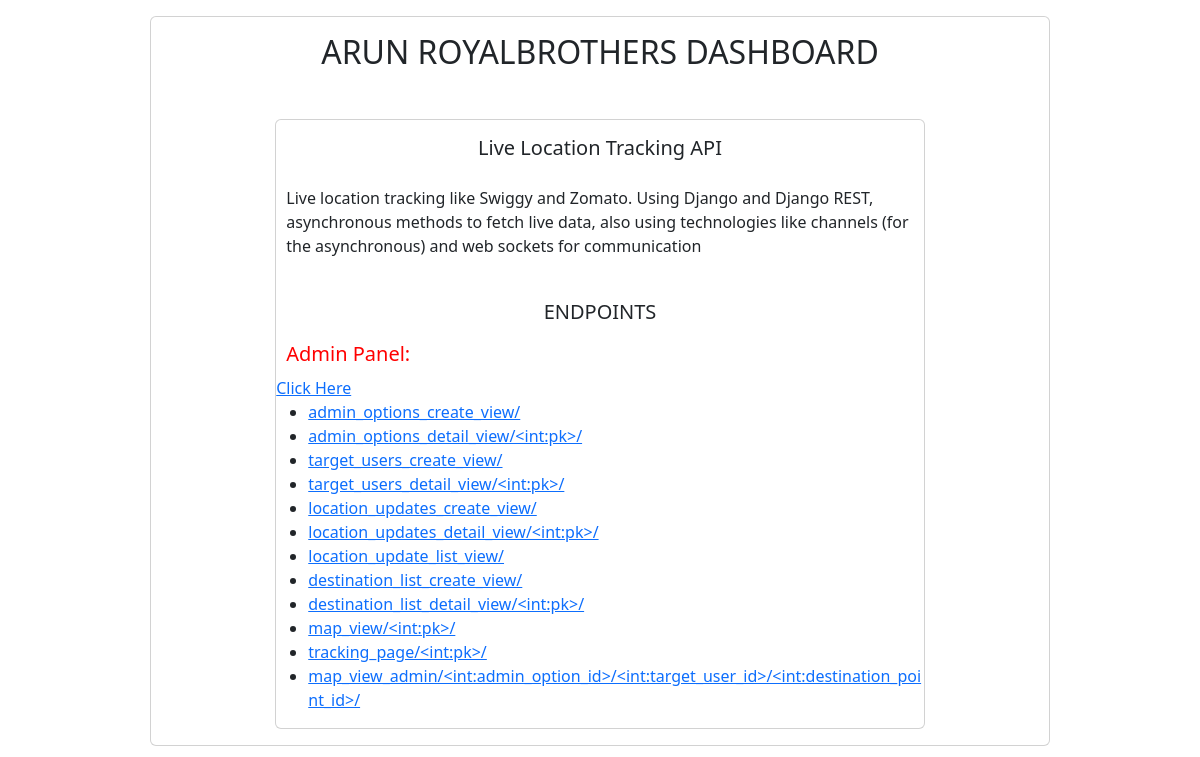
The page / on the database its author committed.
### project_dashboard/models.py (models this page shows, shortened)
class AppDetails(models.Model):
    name = models.CharField(max_length=100)
    info = models.TextField()
    endpoints = models.TextField()
    connection = models.CharField(max_length=100, null=True)

### project_dashboard/views.py (the view)
# urls.py: path('', views.index, name='home-page')
def index(request):
    data = AppDetails.objects.all().order_by("-id")
    for d in data:
        d.endpoints = d.endpoints.split(",")
    return render(request, "index.html", {"data":data})

### templates/index.html (shortened to what this page needs)
{% extends 'base.html' %}
{% block content %}
<div class="card w-75 mt-3" style="margin-right:auto;margin-left:auto;">
    <div class="card-title text-center mt-3">
        <h2>ARUN ROYALBROTHERS DASHBOARD</h2>
    </div>
    <div class="card-body">
        {% for d in data %}
        <div class="card w-75 mt-3" style="margin-right: auto; margin-left:auto;">
            <div class="card-title text-center mt-3">
                <h5>{{d.name}}</h5>
            </div>
            <div class="card-text" style="padding: 10px;">
                <p>{{d.info}}</p>
            </div>
            <div class="mt-3 text-center">
                <h5>ENDPOINTS</h5>
            </div>
            <div>
                <h5 style="margin: 10px; color:red;">Admin Panel:</h5><a href="https://661b-180-151-215-94.ngrok-free.app/admin/">Click Here</a>
                <ul>
                    {% for ep in d.endpoints %}
                        <li><a href="https://661b-180-151-215-94.ngrok-free.app/api/{{ep}}">{{ep}}</a></li>
                    {% endfor %}
                </ul>
            </div>
        </div>
        {% endfor %}
    </div>
</div>
{% endblock %}

### templates/base.html (shortened to what this page needs)
<!DOCTYPE html>
<html lang="en">
<head>
    <link href="https://cdn.jsdelivr.net/npm/bootstrap@5.3.3/dist/css/bootstrap.min.css" rel="stylesheet">
</head>
<body>
{% block content %}
{% endblock %}
</body>
</html>

### rows shown on the page
AppDetails: name "Live Location Tracking API", info "Live location tracking like Swiggy and Zomato. Using Django and Django REST, asynchronous methods to fetch live data, also using technologies like channels (for the asynchronous) and web sockets for communication", endpoints "admin_options_create_view/" "admin_options_detail_view/<int:pk>/" "target_users_create_view/" "target_users_detail_view/<int:pk>/" "location_updates_create_view/" "location_updates_detail_view/<int:pk>/" "location_update_list_view/" "destination_list_create_view/" "destination_list_detail_view/<int:pk>/" "map_view/<int:pk>/" "tracking_page/<int:pk>/" "map_view_admin/<int:admin_option_id>/<int:target_user_id>/<int:destination_point_id>/"
